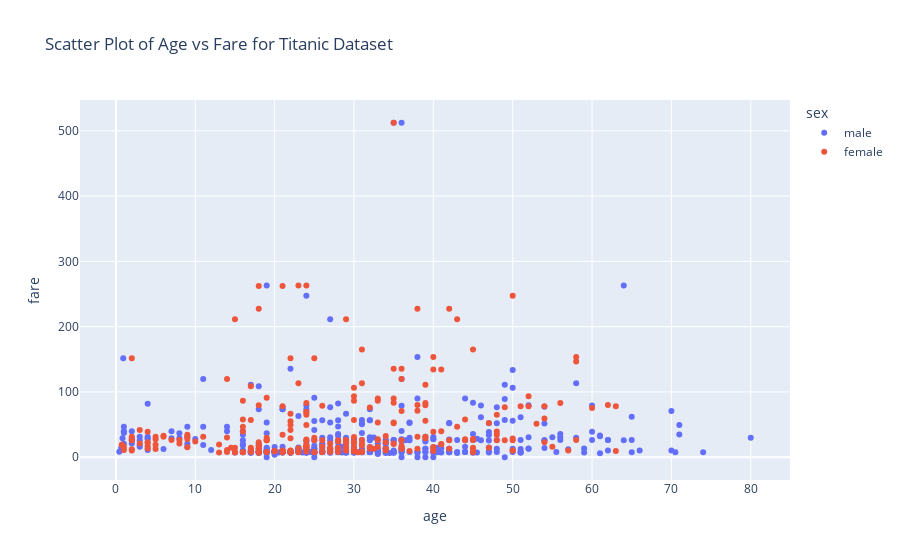

The code cell stored with this chart in its notebook:
### Code cell
# make scatter plot via plotly
fig = px.scatter(df, x='age', y='fare', color='sex', title='Scatter Plot of Age vs Fare for Titanic Dataset')
fig.show()

### Figure 1 — Plotly figure (JSON) as saved in the notebook; plotly's stock layout.template omitted (floating-point values rounded to 4 significant figures; data arrays with more than 128 entries replaced by an {"elided": "..."} marker saying what was removed)
{"data": [{"hovertemplate": "sex=male<br>age=%{x}<br>fare=%{y}<extra></extra>", "legendgroup": "male", "marker": {"color": "#636efa", "symbol": "circle"}, "mode": "markers", "name": "male", "orientation": "v", "showlegend": true, "type": "scatter", "x": {"elided": "577 float values"}, "xaxis": "x", "y": {"elided": "577 float values"}, "yaxis": "y"}, {"hovertemplate": "sex=female<br>age=%{x}<br>fare=%{y}<extra></extra>", "legendgroup": "female", "marker": {"color": "#EF553B", "symbol": "circle"}, "mode": "markers", "name": "female", "orientation": "v", "showlegend": true, "type": "scatter", "x": {"elided": "314 float values"}, "xaxis": "x", "y": {"elided": "314 float values"}, "yaxis": "y"}], "layout": {"legend": {"title": {"text": "sex"}, "tracegroupgap": 0}, "title": {"text": "Scatter Plot of Age vs Fare for Titanic Dataset"}, "xaxis": {"anchor": "y", "domain": [0, 1], "title": {"text": "age"}}, "yaxis": {"anchor": "x", "domain": [0, 1], "title": {"text": "fare"}}}}
